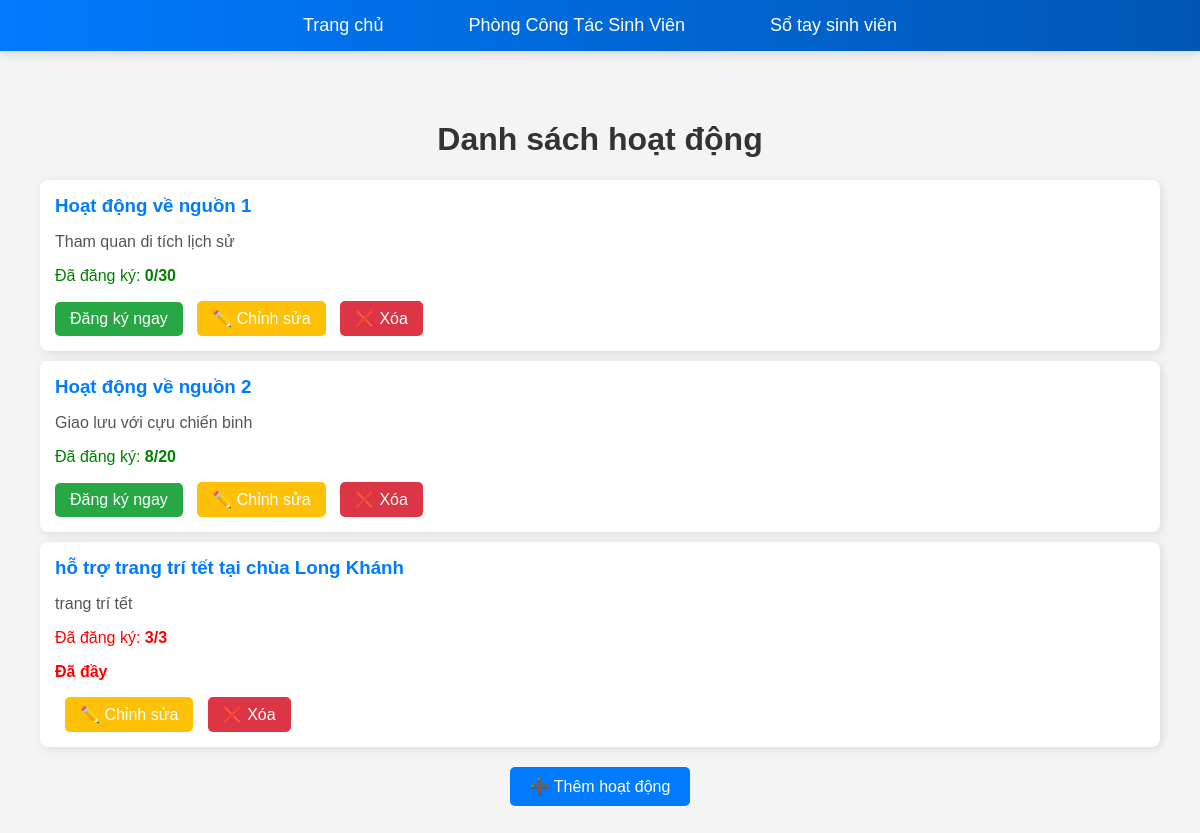
Before: / with the older database file.
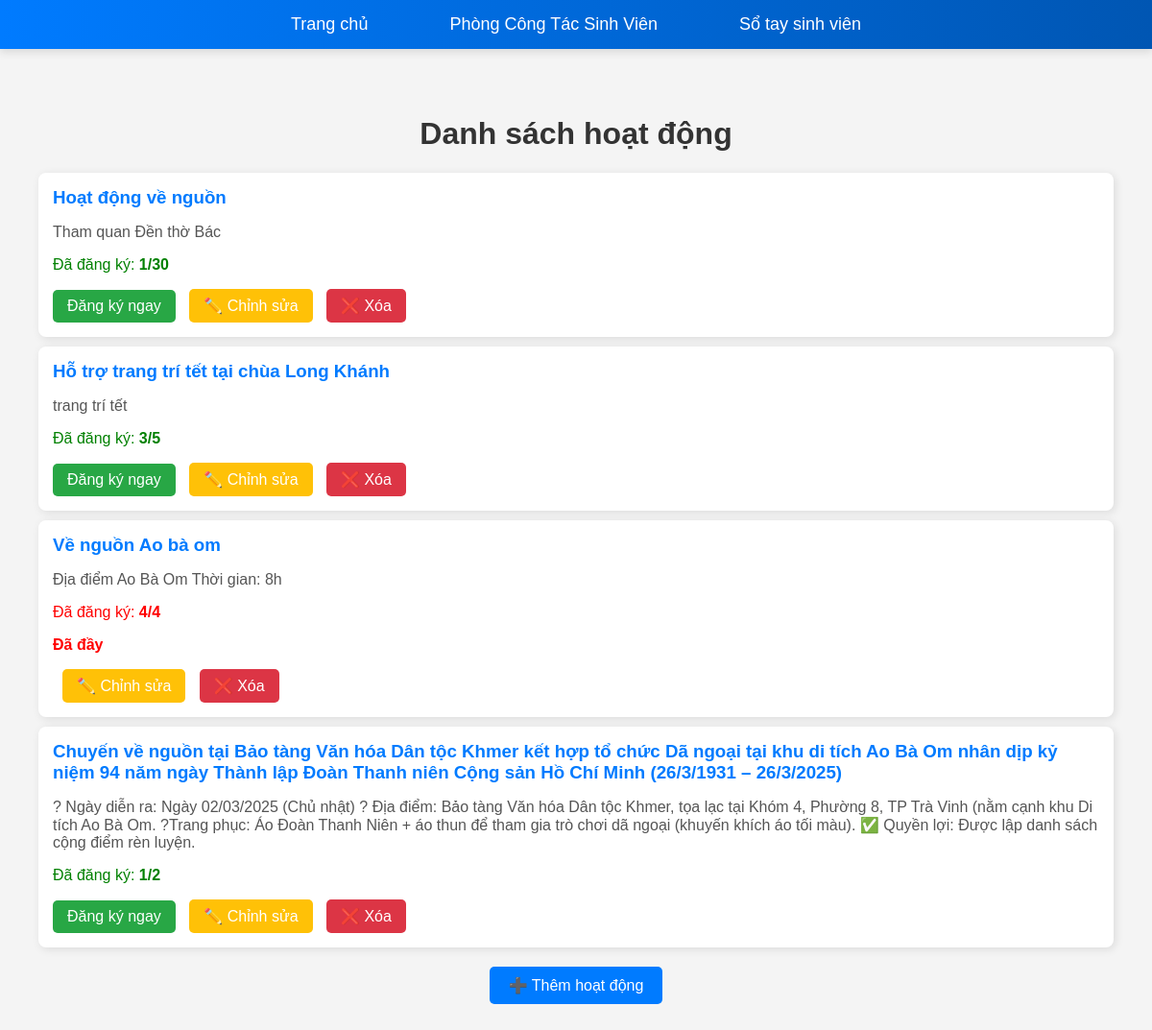
After: the same page with the newer database file.
### tables this page shows
CREATE TABLE `activities` (
  `id` int(11) NOT NULL,
  `name` varchar(255) NOT NULL,
  `description` text NOT NULL,
  `max_slots` int(11) NOT NULL,
  `registered_slots` int(11) DEFAULT 0
);

### index.php (the view, shortened to what this page needs)
<?php
include 'db.php';
include 'include/header.php';
$sql = "SELECT * FROM activities";
$result = $conn->query($sql);
?>
<!DOCTYPE html>
<html lang="vi">
<head>
</head>
<body style="font-family: Arial, sans-serif; margin: 20px; padding: 20px; background-color: #f4f4f4;">
    <h1 style="text-align: center; color: #333;">Danh sách hoạt động</h1>
    <ul style="list-style: none; padding: 0;">
        <?php while ($row = $result->fetch_assoc()): ?>
            <li style="background: #fff; padding: 15px; margin-bottom: 10px; border-radius: 8px; box-shadow: 2px 2px 10px rgba(0,0,0,0.1);">
                <h3 style="margin: 0; color: #007BFF;"><?php echo $row['name']; ?></h3>
                <p style="color: #555;"><?php echo $row['description']; ?></p>
                <p style="color: <?php echo ($row['registered_slots'] < $row['max_slots']) ? 'green' : 'red'; ?>;">
                    Đã đăng ký: <strong><?php echo $row['registered_slots'] . '/' . $row['max_slots']; ?></strong>
                </p>
                <?php if ($row['registered_slots'] < $row['max_slots']): ?>
                    <a href="register.php?id=<?php echo $row['id']; ?>"
                       style="display: inline-block; padding: 8px 15px; background: #28a745; color: white; text-decoration: none; border-radius: 5px;">
                       Đăng ký ngay
                    </a>
                <?php else: ?>
                    <p style="color: red; font-weight: bold;">Đã đầy</p>
                <?php endif; ?>
                <a href="edit_activity.php?id=<?php echo $row['id']; ?>"
                   style="display: inline-block; padding: 8px 15px; background: #ffc107; color: white; text-decoration: none; border-radius: 5px; margin-left: 10px;">
                   ✏️ Chỉnh sửa
                </a>
                <a href="delete_activity.php?id=<?php echo $row['id']; ?>"
                   onclick="return confirm('Bạn có chắc chắn muốn xóa hoạt động này?');"
                   style="display: inline-block; padding: 8px 15px; background: #dc3545; color: white; text-decoration: none; border-radius: 5px; margin-left: 10px;">
                   ❌ Xóa
                </a>
            </li>
        <?php endwhile; ?>
    </ul>
    <div class="button" style="display: flex; justify-content: center; gap: 10px; margin-top: 20px;">
        <a href="add_activity.php"
           style="padding: 10px 20px; background: #007BFF; color: white; text-decoration: none; border-radius: 5px;">
           ➕ Thêm hoạt động
        </a>
    </div>
</body>
</html>

### include/header.php (shortened to what this page needs)
<!DOCTYPE html>
<html lang="vi">
<head>
</head>
<body>
    <div style="width: 100%; background: linear-gradient(90deg, #007BFF, #0056b3); padding: 15px 0; text-align: center; box-shadow: 0 4px 8px rgba(0, 0, 0, 0.1); position: fixed; top: 0; left: 0; z-index: 1000;">
        <a href="index.php"
           style="color: white; text-decoration: none; font-size: 18px; margin: 0 20px; padding: 12px 20px; border-radius: 5px; transition: background 0.3s ease;"
           onmouseover="this.style.background='#f2fa06'"
           onmouseout="this.style.background='transparent'">
            Trang chủ
        </a>
        <a href="https://ctsv.tvu.edu.vn/"
           style="color: white; text-decoration: none; font-size: 18px; margin: 0 20px; padding: 12px 20px; border-radius: 5px; transition: background 0.3s ease;"
           onmouseover="this.style.background='#f2fa06'"
           onmouseout="this.style.background='transparent'">
            Phòng Công Tác Sinh Viên
        </a>
        <a href="https://ctsv.tvu.edu.vn/so-tay-sv/"
           style="color: white; text-decoration: none; font-size: 18px; margin: 0 20px; padding: 12px 20px; border-radius: 5px; transition: background 0.3s ease;"
           onmouseover="this.style.background='#f2fa06'"
           onmouseout="this.style.background='transparent'">
            Sổ tay sinh viên
        </a>
    </div>
    <div style="height: 60px;"></div>
</body>
</html>

Changed rows visible on the page:
removed activities: name "Hoạt động về nguồn 2", description "Giao lưu với cựu chiến binh", registered_slots "8", max_slots "20"
changed activities: name "Hoạt động về nguồn 1" → "Hoạt động về nguồn"; description "Tham quan di tích lịch sử" → "Tham quan Đền thờ Bác"; registered_slots "0" → "1"
changed activities "trang trí tết": name "hỗ trợ trang trí tết tại chùa Long Khánh" → "Hỗ trợ trang trí tết tại chùa Long Khánh"; max_slots "3" → "5"; max_slots "Đã đầy" → "Đăng ký ngay"
added activities: name "Về nguồn Ao bà om", description "Địa điểm Ao Bà Om Thời gian: 8h", registered_slots "4", max_slots "4", shows "Đã đầy"
added activities: name "Chuyến về nguồn tại Bảo tàng Văn hóa Dân tộc Khmer kết hợp tổ chức Dã ngoại tại khu di tích Ao Bà Om nhân dịp kỷ niệm 94 năm ngày Thành lập Đoàn Thanh niên Cộng sản Hồ Chí Minh (26/3/1931 – 26/3/2025)", description "? Ngày diễn ra: Ngày 02/03/2025 (Chủ nhật) ? Địa điểm: Bảo tàng Văn hóa Dân tộc Khmer, tọa lạc tại Khóm 4, Phường 8, TP Trà Vinh (nằm cạnh khu Di tích Ao Bà Om. ?Trang phục: Áo Đoàn Thanh Niên + áo thun để tham gia trò chơi dã ngoại (khuyến khích áo tối màu). ✅ Quyền lợi: Được lập danh sách cộng điểm rèn luyện.", registered_slots "1", max_slots "2"
